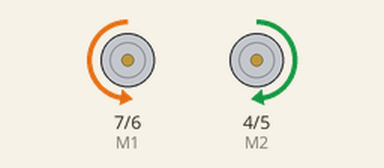
The sketch below on a simulated Arduino Uno, built with avr-gcc and run on an emulated ATmega328P. Shown: direction and speed pins drawn as motors (green arrow = direction pin HIGH = forward, orange = LOW = backward, longer = more drive).

Above: at 0.1 s.
At 15.1 s:
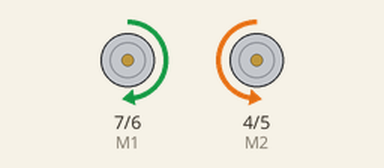
At 25.1 s:
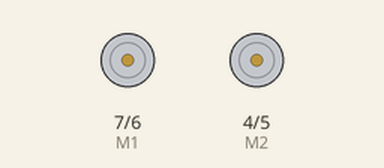
At 37.6 s:
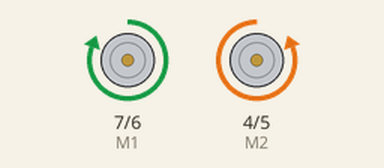
Timing chart, 0 to 39.1 s (numbered marks = the images above):
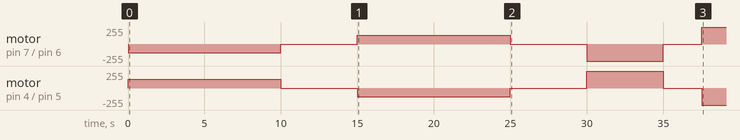

Measured:
- by itself, motor on pin 7 (M1) / pin 6 (E1): stopped → backward 128/255 at 0.00 s, → stopped 10.0 s later, → forward 128/255 5.0 s later, → stopped 10.0 s later, … (7 changes in this stretch)
- by itself, motor on pin 4 (M2) / pin 5 (E2): stopped → forward 128/255 at 0.00 s, → stopped 10.0 s later, → backward 128/255 5.0 s later, → stopped 10.0 s later, … (7 changes in this stretch)

The sketch:

lab2-activity8-25.ino
```cpp
// (licence header left out)
int E1 = 6; // Left wheel PWM pin (must be a PWM pin)
int M1 = 7; // Left wheel direction digital pin
int E2 = 5; // Right wheel PWM pin (must be a PWM pin)
int M2 = 4; // Right wheel direction digital pin

void setup()
{
    pinMode(M1, OUTPUT); // Configure pin M1 for output
    pinMode(M2, OUTPUT); // Configure pin M2 for output
}

void loop()
{
    int u; // A variable for the motor PWM command [0-255]

    // -------------------------Forwards and Backwards----------------------------------

        // Tell the motor driver board what to do
        digitalWrite(M1, LOW);  // Drive forward (left wheels)
        digitalWrite(M2, HIGH); // Drive forward (right wheels)
        analogWrite(E1, 128);     // PWM speed command (left wheels)
        analogWrite(E2, 128);     // PWM speed command (right wheels)

        // Brief delay (perhaps not necessary)
        delay(10000);

        analogWrite(E1, 0);     // PWM speed command (left wheels)
        analogWrite(E2, 0);     // PWM speed command (right wheels)

        delay(5000);

        digitalWrite(M1, HIGH);  // Drive backwards (left wheels)
        digitalWrite(M2, LOW); // Drive backwards (right wheels)
        analogWrite(E1, 128);     // PWM speed command (left wheels)
        analogWrite(E2, 128);     // PWM speed command (right wheels)

        delay(10000);

        analogWrite(E1, 0);     // PWM speed command (left wheels)
        analogWrite(E2, 0);     // PWM speed command (right wheels)

        delay(5000);

         // Tell the motor driver board what to do
        digitalWrite(M1, LOW);  // Drive forward (left wheels)
        digitalWrite(M2, HIGH); // Drive forward (right wheels)
        analogWrite(E1, 255);     // PWM speed command (left wheels)
        analogWrite(E2, 255);     // PWM speed command (right wheels)

        // Brief delay (perhaps not necessary)
        delay(5000);

        analogWrite(E1, 0);     // PWM speed command (left wheels)
        analogWrite(E2, 0);     // PWM speed command (right wheels)

        delay(2500);

        digitalWrite(M1, HIGH);  // Drive backwards (left wheels)
        digitalWrite(M2, LOW); // Drive backwards (right wheels)
        analogWrite(E1, 255);     // PWM speed command (left wheels)
        analogWrite(E2, 255);     // PWM speed command (right wheels)

        delay(5000);

        analogWrite(E1, 0);     // PWM speed command (left wheels)
        analogWrite(E2, 0);     // PWM speed command (right wheels)

        delay(5000);

    // ---------------------------Turn on the spot-------------------------------

        //Turn on spot
        digitalWrite(M1, LOW);  // Drive forward (left wheels)
        digitalWrite(M2, LOW); // Drive backwards (right wheels)
        analogWrite(E1, 128);     // PWM speed command (left wheels)
        analogWrite(E2, 128);     // PWM speed command (right wheels)

        delay(4000);

        analogWrite(E1, 0);     // PWM speed command (left wheels)
        analogWrite(E2, 0);     // PWM speed command (right wheels)

        delay(2000);

        digitalWrite(M1, HIGH);  // Drive backwards (left wheels)
        digitalWrite(M2, HIGH); // Drive forwards (right wheels)
        analogWrite(E1, 128);     // PWM speed command (left wheels)
        analogWrite(E2, 128);     // PWM speed command (right wheels)

        delay(4000);


    // ------------------------------Turn Left and right-----------------------------
        digitalWrite(M1, LOW);  // Drive forward (left wheels)
        digitalWrite(M2, HIGH); // Drive forwards (right wheels)
        analogWrite(E1, 255);     // PWM speed command (left wheels)
        analogWrite(E2, 128);     // PWM speed command (right wheels)

        delay(4000);

        analogWrite(E1, 0);     // PWM speed command (left wheels)
        analogWrite(E2, 0);     // PWM speed command (right wheels)

        delay(2000);

        digitalWrite(M1, LOW);  // Drive forwards (left wheels)
        digitalWrite(M2, HIGH); // Drive forwards (right wheels)
        analogWrite(E1, 128);     // PWM speed command (left wheels)
        analogWrite(E2, 255);     // PWM speed command (right wheels)

        delay(4000);
}
```
